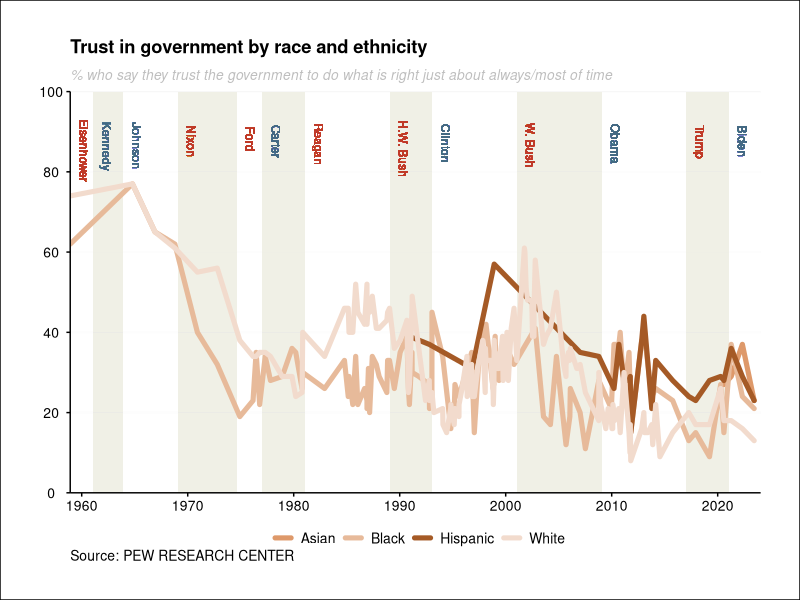
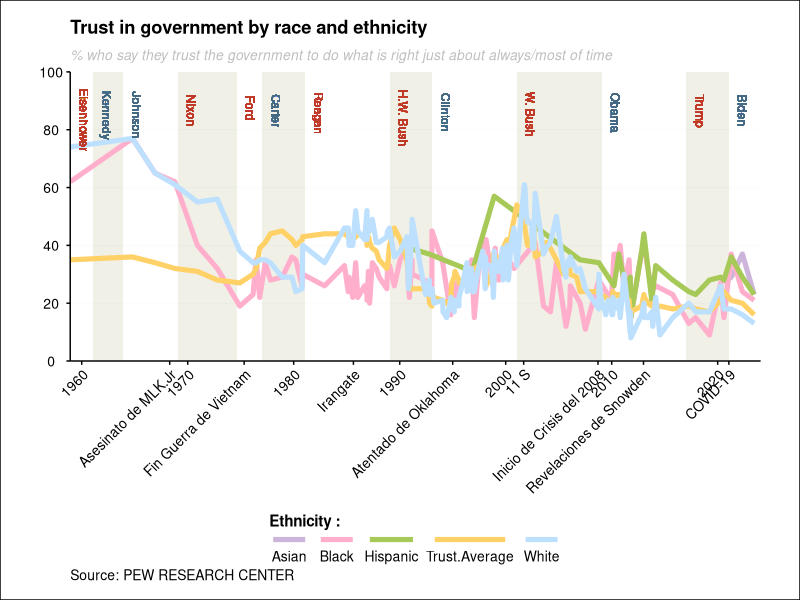
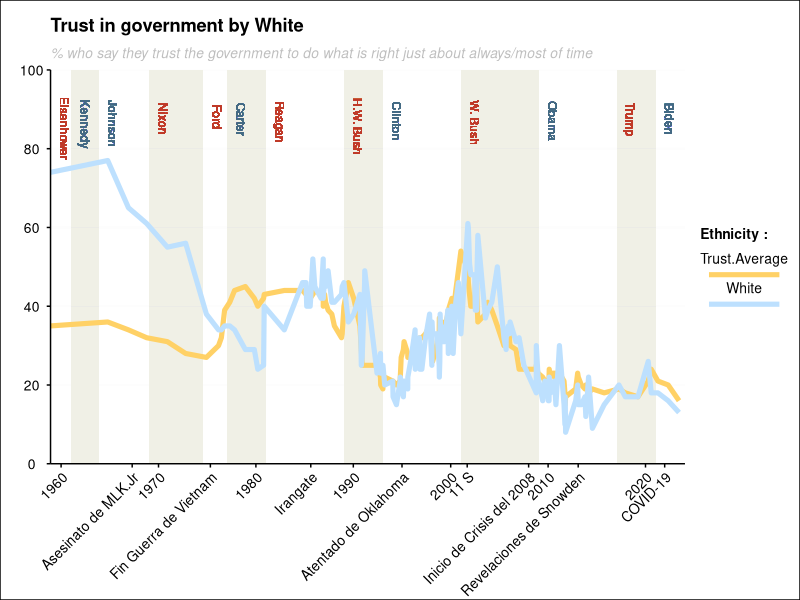
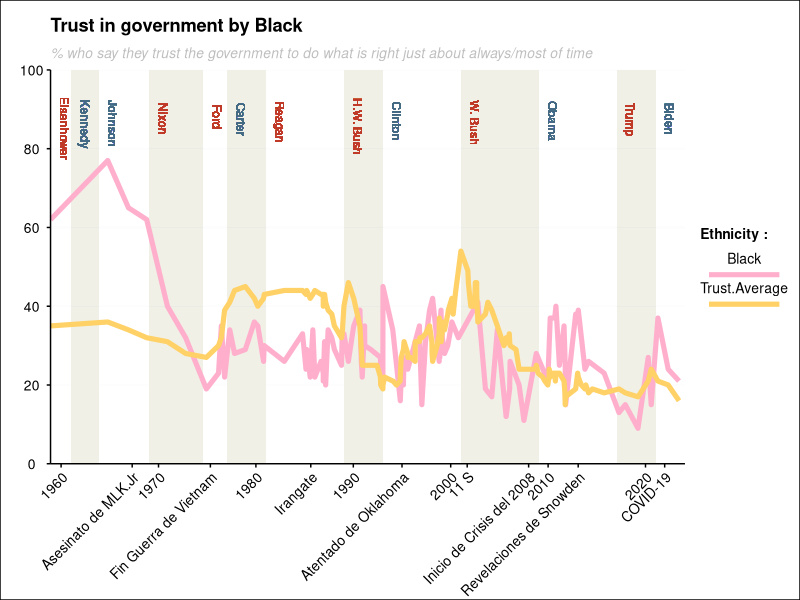
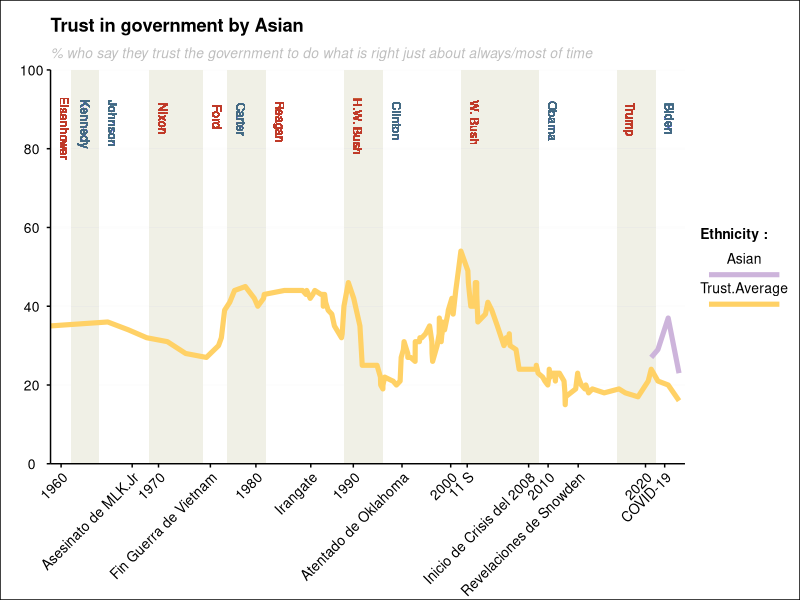
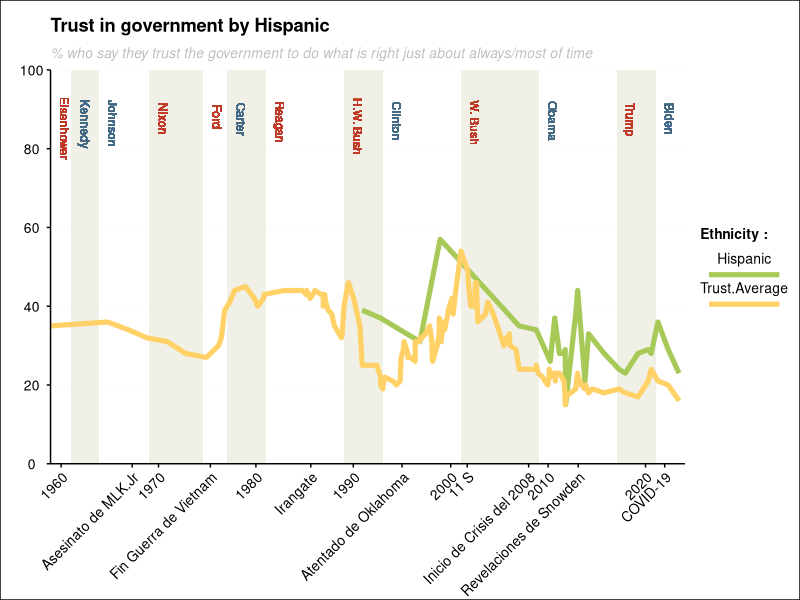
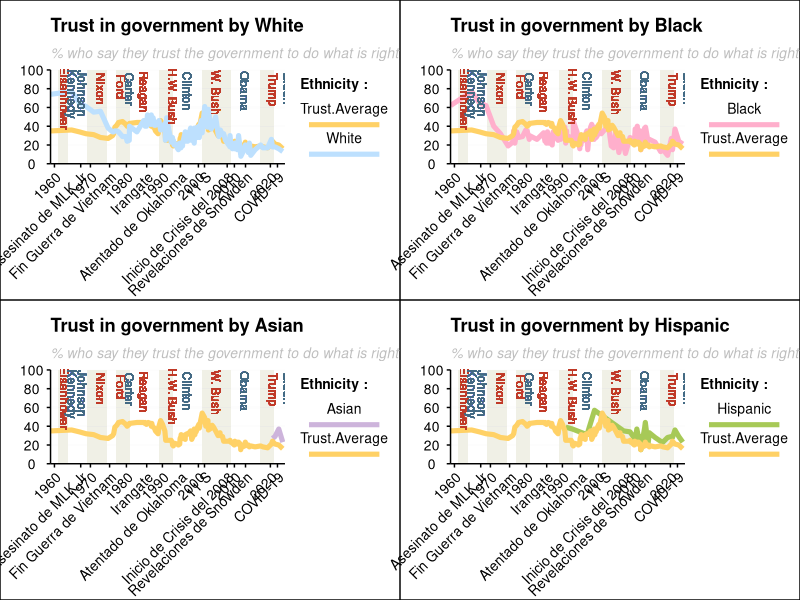

Reproduce these figures in R, in order.
## ---- chunk 1
knitr::opts_chunk$set(out.width="100%", fig.align="center")
## ---- chunk 2

library(ggplot2)
library(tidyverse)
library(readr)
library(gridExtra)
## ---- chunk 3
ideologi <- read_csv("database.csv")
#View(ideologi)
data.df <- data.frame(ideologi[1:150,1:6])
data.df$Date <- as.Date(data.df$Date, format = "%m/%d/%Y")
## ---- chunk 4
data.df <- data.df |>
  tidyr::pivot_longer(c(Hispanic, White, Asian, Black)) |> 
  na.omit()
data.df

## ---- chunk 5
years_to_highlight <- c(
  "1958-12-01",  # Dwight D. Eisenhower
  "1961-01-20",  # John F. Kennedy
  "1963-11-22",  # Asesinato de John F. Kennedy
  "1963-11-22",  # Lyndon B. Johnson asume la presidencia
  "1969-01-20",  # Richard Nixon
  "1974-08-09",  # Renuncia de Richard Nixon
  "1974-08-09",  # Gerald Ford asume la presidencia
  "1977-01-20",  # Jimmy Carter
  "1981-01-20",  # Ronald Reagan
  "1989-01-20",  # George H.W. Bush
  "1993-01-20",  # Bill Clinton
  "2001-01-20",  # George W. Bush
  "2009-01-20",  # Barack Obama
  "2017-01-20",  # Donald Trump
  "2021-01-20"   # Joe Biden
)

fechas_deseadas <- as.Date(c(
  "1960-01-01", "1970-01-01", "1980-01-01", "1990-01-01",
  "2000-01-01", "2010-01-01", "2020-01-01"
))
fechas_deseadas_df <- data.frame(Date = as.Date(fechas_deseadas))
## ---- chunk 6
j <- ggplot(data.df)+
  aes(Date, value, color=name)+
  geom_rect(
    aes(xmin = as.Date("1958-12-01"), xmax = as.Date("1961-01-20")),
    ymin = -Inf, ymax = Inf,
    fill = "white", alpha = 0.2,
    inherit.aes = FALSE
  ) +
  geom_rect(
    aes(xmin = as.Date("1961-01-20"), xmax = as.Date("1963-11-22")),
    ymin = -Inf, ymax = Inf,
    fill = "#F0F0E6", alpha = 0.1,
    inherit.aes = FALSE
  ) +
  geom_rect(
    aes(xmin = as.Date("1963-11-22"), xmax = as.Date("1969-01-20")),
    ymin = -Inf, ymax = Inf,
    fill = "white", alpha = 0.2,
    inherit.aes = FALSE
  ) +
  geom_rect(
    aes(xmin = as.Date("1969-01-20"), xmax = as.Date("1974-08-09")),
    ymin = -Inf, ymax = Inf,
    fill = "#F0F0E6", alpha = 0.1,
    inherit.aes = FALSE
  ) +
  geom_rect(
    aes(xmin = as.Date("1974-08-09"), xmax = as.Date("1977-01-20")),
    ymin = -Inf, ymax = Inf,
    fill = "white", alpha = 0.2,
    inherit.aes = FALSE
  ) +
  geom_rect(
    aes(xmin = as.Date("1977-01-20"), xmax = as.Date("1981-01-20")),
    ymin = -Inf, ymax = Inf,
    fill = "#F0F0E6", alpha = 0.1,
    inherit.aes = FALSE
  ) +
  geom_rect(
    aes(xmin = as.Date("1981-01-20"), xmax = as.Date("1989-01-20")),
    ymin = -Inf, ymax = Inf,
    fill = "white", alpha = 0.2,
    inherit.aes = FALSE
  ) +
  geom_rect(
    aes(xmin = as.Date("1989-01-20"), xmax = as.Date("1993-01-20")),
    ymin = -Inf, ymax = Inf,
    fill = "#F0F0E6", alpha = 0.1,
    inherit.aes = FALSE
  ) +
  geom_rect(
    aes(xmin = as.Date("1993-01-20"), xmax = as.Date("2001-01-20")),
    ymin = -Inf, ymax = Inf,
    fill = "white", alpha = 0.2,
    inherit.aes = FALSE
  ) + 
  geom_rect(
    aes(xmin = as.Date("2001-01-20"), xmax = as.Date("2009-01-20")),
    ymin = -Inf, ymax = Inf,
    fill = "#F0F0E6", alpha = 0.1,
    inherit.aes = FALSE
  ) +
  geom_rect(
    aes(xmin = as.Date("2009-01-20"), xmax = as.Date("2017-01-20")),
    ymin = -Inf, ymax = Inf,
    fill = "white", alpha = 0.2,
    inherit.aes = FALSE
  ) +
  geom_rect(
    aes(xmin = as.Date("2017-01-20"), xmax = as.Date("2021-01-20")),
    ymin = -Inf, ymax = Inf,
    fill = "#F0F0E6", alpha = 0.1,
    inherit.aes = FALSE
  ) +
  geom_rect(
    aes(xmin = as.Date("2021-01-20"), xmax = as.Date("2024-01-20")),
    ymin = -Inf, ymax = Inf,
    fill = "white", alpha = 0.2,
    inherit.aes = FALSE
  ) + geom_line(linetype="solid", size=1.75, alpha = 1, lineend= "round") +
  scale_color_manual(
    values = c( "Asian" = "#DE996A","White" = "#F2DBCD","Black" = "#E7BA9A","Hispanic" = "#A55A26"),
    name = ""
  )

## ---- chunk 7
j +
  labs(
    x = NULL,
    y =NULL,
    title = expression(paste(bold("Trust in government by race and ethnicity"))),
    subtitle = "% who say they trust the government to do what is right just about always/most of time",
    color = "Ethnicity:",
    caption = "Source: PEW RESEARCH CENTER") +
  scale_x_date(
    breaks = fechas_deseadas,
    labels = format(fechas_deseadas, "%Y"),
    expand = c(0.00, 0.00)  # Ajustar el espacio entre el eje y los extremos del gráfico
  ) +
  scale_y_continuous(
    limits = c(0, 100),
    breaks = seq(0, 100, by = 20),
    expand = c(0, 0)  # Ajustar el espacio entre el eje y los extremos del gráfico
  ) + 
  theme_minimal() +
  theme(
    plot.subtitle = element_text(size = 10, color = "grey", face = "italic"),
    plot.caption = element_text(hjust = 0, vjust = 0, color = "black", size = 10),
    legend.position = "bottom",
    legend.title = element_text(face = "bold"),
    legend.text = element_text(size = 10),
    legend.margin = margin(t = 0, b = -0.2, unit = "cm"),  # Ajuste de la posición vertical
    axis.line = element_line(size = 0.5, color = "black"),
    axis.text = element_text(size = 10, color = "black"),
    axis.title = element_text(size = 12, color = "black", face = "bold"),
    panel.grid.minor = element_blank(),
    panel.grid.major.x = element_blank(),
    axis.ticks.x = element_line(size = 0.5),
    axis.text.x = element_text(angle = 0, hjust = 0.5),  # Fondo del gráfico
    axis.ticks.y = element_line(size = 0.5),
    axis.text.y = element_text(angle = 0, hjust = 0.5),
    plot.background = element_rect(fill = "white"),
    plot.margin = margin(1, 1, 1, 1, "cm"),  # Añade márgenes alrededor del gráfico
    legend.key.width = unit(1, "cm"),  # Ajusta el ancho de la clave de la leyenda
    legend.key.height = unit(1, "cm"),  # Ajusta la altura de la clave de la leyenda
    legend.spacing = unit(0.5, "cm"),  # Ajusta el espacio entre las entradas de la leyenda
    legend.box.margin = margin(0, 0, 0, 0, "cm")   # Fondo del gráfico
  ) +
  guides(
    color = guide_legend(
      keywidth = 1, keyheight = 0.5,   # Ajustes de ancho y alto de las muestras de color
      label.position = "right",  # Coloca las etiquetas de la leyenda en la parte inferior
      ncol = 4  # Número de columnas en la leyenda
    )
  ) +
  geom_text(aes(x = as.Date("1958-12-01"), y = 90), label = "Eisenhower", vjust = -1, hjust = 0.2, size = 3, angle = -90, color = "#bf3927") +
  geom_text(aes(x = as.Date("1961-01-20"), y = 90), label = "Kennedy", vjust = -1, hjust = 0.2, size = 3, angle = -90, color = "#436983") +
  geom_text(aes(x = as.Date("1963-11-22"), y = 90), label = "Johnson", vjust = -1, hjust = 0.2, size = 3, angle = -90, color = "#436983") +
  geom_text(aes(x = as.Date("1969-01-20"), y = 90), label = "Nixon", vjust = -1, hjust = 0.2, size = 3, angle = -90, color = "#bf3927") +
  geom_text(aes(x = as.Date("1974-08-09"), y = 90), label = "Ford", vjust = -1, hjust = 0.2, size = 3, angle = -90, color = "#bf3927") +
  geom_text(aes(x = as.Date("1977-01-20"), y = 90), label = "Carter", vjust = -1, hjust = 0.2, size = 3, angle = -90, color = "#436983") +
  geom_text(aes(x = as.Date("1981-01-20"), y = 90), label = "Reagan", vjust = -1, hjust = 0.2, size = 3, angle = -90, color = "#bf3927") +
  geom_text(aes(x = as.Date("1989-01-20"), y = 90), label = "H.W. Bush", vjust = -1, hjust = 0.2, size = 3, angle = -90, color = "#bf3927") +
  geom_text(aes(x = as.Date("1993-01-20"), y = 90), label = "Clinton", vjust = -1, hjust = 0.2, size = 3, angle = -90, color = "#436983") +
  geom_text(aes(x = as.Date("2001-01-20"), y = 90), label = "W. Bush", vjust = -1, hjust = 0.2, size = 3, angle = -90, color = "#bf3927") +
  geom_text(aes(x = as.Date("2009-01-200"), y = 90), label = "Obama", vjust = -1, hjust = 0.2, size = 3, angle = -90, color = "#436983") +
  geom_text(aes(x = as.Date("2017-01-20"), y = 90), label = "Trump", vjust = -1, hjust = 0.2, size = 3, angle = -90, color = "#bf3927") +
  geom_text(aes(x = as.Date("2021-01-20"), y = 90), label = "Biden", vjust = -1, hjust = 0.2, size = 3, angle = -90, color = "#436983") 

## ---- chunk 8
#NECESIAMOS 1RO CARGAR LA BASE DE DATOS ORIGINAL SIN ESTAR MODIFICADA POR TIDYVERSE
ideologi <- read_csv("database.csv")
data.df <- data.frame(ideologi[1:150,1:6])
data.df$Date <- as.Date(data.df$Date, format = "%m/%d/%Y")

#CARGAMOS LA NUEVA BASE DE DATOS, LA CUAL TIENE LA MISMA ESTRUCUTURA
trust <- read_csv("./chart-export-cda90f7d-1ac9-45fd-99e1-ec61f808868b.csv")
trust.df <- data.frame(trust[1:150,1:4])

#AÑADIMOS LAS VARIABLES
data.df$Trust.Average <-trust.df$Trust.average
data.df$Date <- as.Date(data.df$Date, format = "%m/%d/%Y")

#VOLVEMOS A MODIFICARLA CON TIDYVERSE PARA OMITIR NA
data.df <- data.df |>
  tidyr::pivot_longer(c(Hispanic, White, Asian, Black, Trust.Average)) |> 
  na.omit()
data.df
## ---- chunk 9
j <- ggplot(data.df)+
  aes(Date, value, color=name)+
  geom_rect(
    aes(xmin = as.Date("1958-12-01"), xmax = as.Date("1961-01-20")),
    ymin = -Inf, ymax = Inf,
    fill = "white", alpha = 0.2,
    inherit.aes = FALSE
  ) +
  geom_rect(
    aes(xmin = as.Date("1961-01-20"), xmax = as.Date("1963-11-22")),
    ymin = -Inf, ymax = Inf,
    fill = "#F0F0E6", alpha = 0.1,
    inherit.aes = FALSE
  ) +
  geom_rect(
    aes(xmin = as.Date("1963-11-22"), xmax = as.Date("1969-01-20")),
    ymin = -Inf, ymax = Inf,
    fill = "white", alpha = 0.2,
    inherit.aes = FALSE
  ) +
  geom_rect(
    aes(xmin = as.Date("1969-01-20"), xmax = as.Date("1974-08-09")),
    ymin = -Inf, ymax = Inf,
    fill = "#F0F0E6", alpha = 0.1,
    inherit.aes = FALSE
  ) +
  geom_rect(
    aes(xmin = as.Date("1974-08-09"), xmax = as.Date("1977-01-20")),
    ymin = -Inf, ymax = Inf,
    fill = "white", alpha = 0.2,
    inherit.aes = FALSE
  ) +
  geom_rect(
    aes(xmin = as.Date("1977-01-20"), xmax = as.Date("1981-01-20")),
    ymin = -Inf, ymax = Inf,
    fill = "#F0F0E6", alpha = 0.1,
    inherit.aes = FALSE
  ) +
  geom_rect(
    aes(xmin = as.Date("1981-01-20"), xmax = as.Date("1989-01-20")),
    ymin = -Inf, ymax = Inf,
    fill = "white", alpha = 0.2,
    inherit.aes = FALSE
  ) +
  geom_rect(
    aes(xmin = as.Date("1989-01-20"), xmax = as.Date("1993-01-20")),
    ymin = -Inf, ymax = Inf,
    fill = "#F0F0E6", alpha = 0.1,
    inherit.aes = FALSE
  ) +
  geom_rect(
    aes(xmin = as.Date("1993-01-20"), xmax = as.Date("2001-01-20")),
    ymin = -Inf, ymax = Inf,
    fill = "white", alpha = 0.2,
    inherit.aes = FALSE
  ) + 
  geom_rect(
    aes(xmin = as.Date("2001-01-20"), xmax = as.Date("2009-01-20")),
    ymin = -Inf, ymax = Inf,
    fill = "#F0F0E6", alpha = 0.1,
    inherit.aes = FALSE
  ) +
  geom_rect(
    aes(xmin = as.Date("2009-01-20"), xmax = as.Date("2017-01-20")),
    ymin = -Inf, ymax = Inf,
    fill = "white", alpha = 0.2,
    inherit.aes = FALSE
  ) +
  geom_rect(
    aes(xmin = as.Date("2017-01-20"), xmax = as.Date("2021-01-20")),
    ymin = -Inf, ymax = Inf,
    fill = "#F0F0E6", alpha = 0.1,
    inherit.aes = FALSE
  ) +
  geom_rect(
    aes(xmin = as.Date("2021-01-20"), xmax = as.Date("2024-01-20")),
    ymin = -Inf, ymax = Inf,
    fill = "white", alpha = 0.2,
    inherit.aes = FALSE
  ) + 
  geom_line(linetype="solid", size=1.75, alpha = 1) +
  scale_color_manual(
    values = c( "Asian" = "#cdb4db","White" = "#bde0fe","Black" = "#ffafcc","Hispanic" = "#a7c957", "Trust.Average"= "#ffd166"),
    name = "Ethnicity : "
  )

## ---- chunk 10
j +
  labs(
    x = NULL,
    y =NULL,
    title = expression(paste(bold("Trust in government by race and ethnicity"))),
    subtitle = "% who say they trust the government to do what is right just about always/most of time",
    color = "Ethnicity:",
    caption = "Source: PEW RESEARCH CENTER") +
  scale_x_date(
    breaks = c(fechas_deseadas, as.Date("2001-09-11"), as.Date ("2021-01-20"), as.Date("2008-09-15"), as.Date("2013-01-01"), as.Date("1995-01-01"), as.Date("1975-04-30"), as.Date("1968-04-20"), as.Date("1985-08-20")),
    labels = c(format(fechas_deseadas, "%Y"), "11 S", "COVID-19", " Inicio de Crisis del 2008", "Revelaciones de Snowden", "Atentado de Oklahoma", "Fin Guerra de Vietnam", "Asesinato de MLK.Jr", "Irangate"),
    expand = c(0.00, 0.00), 
  )+ 
  scale_y_continuous(
    limits = c(0, 100),
    breaks = seq(0, 100, by = 20),
    expand = c(0, 0) 
  )+
  theme_minimal() +
theme(
  plot.subtitle = element_text(size = 10, color = "grey", face = "italic"),
  plot.caption = element_text(hjust = 0, vjust = 0, color = "black", size = 10),
  legend.position = "bottom",
  legend.title = element_text(face = "bold"),
  legend.text = element_text(size = 10),
  legend.margin = margin(t = 0, b = -0.2, unit = "cm"),  
  axis.line = element_line(size = 0.5, color = "black"),
  axis.text = element_text(size = 10, color = "black"),
  axis.title = element_text(size = 12, color = "black", face = "bold"),
  panel.grid.minor = element_blank(),
  panel.grid.major.x = element_blank(),
  axis.ticks.x = element_line(size = 0.5),
  axis.text.x = element_text(angle = 45, hjust = 1),  
  axis.ticks.y = element_line(size = 0.5),
  axis.text.y = element_text(angle = 0, hjust = 0.5),
  plot.background = element_rect(fill = "white"),
  plot.margin = margin(0.5, 1, 0.5, 1, "cm"),  # Añade márgenes alrededor del gráfico
  legend.key.width = unit(1, "cm"),  # Ajusta el ancho de la clave de la leyenda
  legend.key.height = unit(1, "cm"),  # Ajusta la altura de la clave de la leyenda
  legend.spacing = unit(0.5, "cm"),  # Ajusta el espacio entre las entradas de la leyenda
  legend.box.margin = margin(0, 0, 0, 0, "cm") # Fondo del gráfico
)+
  guides(
    color = guide_legend(
      keywidth = 2, keyheight = 0.2,  # Ajustes de ancho y alto de las muestras de color
      title.position = "top",  # Coloca el título de la leyenda en la parte superior
      label.position = "bottom",  # Coloca las etiquetas de la leyenda en la parte inferior
      ncol = 5  # Número de columnas en la leyenda
    )
  ) +
  geom_text(aes(x = as.Date("1958-12-01"), y = 90), label = "Eisenhower", vjust = -1, hjust = 0.2, size = 3, angle = -90, color = "#bf3927") +
  geom_text(aes(x = as.Date("1961-01-20"), y = 90), label = "Kennedy", vjust = -1, hjust = 0.2, size = 3, angle = -90, color = "#436983") +
  geom_text(aes(x = as.Date("1963-11-22"), y = 90), label = "Johnson", vjust = -1, hjust = 0.2, size = 3, angle = -90, color = "#436983") +
  geom_text(aes(x = as.Date("1969-01-20"), y = 90), label = "Nixon", vjust = -1, hjust = 0.2, size = 3, angle = -90, color = "#bf3927") +
  geom_text(aes(x = as.Date("1974-08-09"), y = 90), label = "Ford", vjust = -1, hjust = 0.2, size = 3, angle = -90, color = "#bf3927") +
  geom_text(aes(x = as.Date("1977-01-20"), y = 90), label = "Carter", vjust = -1, hjust = 0.2, size = 3, angle = -90, color = "#436983") +
  geom_text(aes(x = as.Date("1981-01-20"), y = 90), label = "Reagan", vjust = -1, hjust = 0.2, size = 3, angle = -90, color = "#bf3927") +
  geom_text(aes(x = as.Date("1989-01-20"), y = 90), label = "H.W. Bush", vjust = -1, hjust = 0.2, size = 3, angle = -90, color = "#bf3927") +
  geom_text(aes(x = as.Date("1993-01-20"), y = 90), label = "Clinton", vjust = -1, hjust = 0.2, size = 3, angle = -90, color = "#436983") +
  geom_text(aes(x = as.Date("2001-01-20"), y = 90), label = "W. Bush", vjust = -1, hjust = 0.2, size = 3, angle = -90, color = "#bf3927") +
  geom_text(aes(x = as.Date("2009-01-20"), y = 90), label = "Obama", vjust = -1, hjust = 0.2, size = 3, angle = -90, color = "#436983") +
  geom_text(aes(x = as.Date("2017-01-20"), y = 90), label = "Trump", vjust = -1, hjust = 0.2, size = 3, angle = -90, color = "#bf3927") +
  geom_text(aes(x = as.Date("2021-01-20"), y = 90), label = "Biden", vjust = -1, hjust = 0.2, size = 3, angle = -90, color = "#436983")
  

## ---- chunk 11
White <-  ggplot(data.df[data.df$name %in% c("White", "Trust.Average"),])+
  aes(Date, value, color=name)+
  geom_rect(
    aes(xmin = as.Date("1958-12-01"), xmax = as.Date("1961-01-20")),
    ymin = -Inf, ymax = Inf,
    fill = "white", alpha = 0.2,
    inherit.aes = FALSE
  ) +
  geom_rect(
    aes(xmin = as.Date("1961-01-20"), xmax = as.Date("1963-11-22")),
    ymin = -Inf, ymax = Inf,
    fill = "#F0F0E6", alpha = 0.1,
    inherit.aes = FALSE
  ) +
  geom_rect(
    aes(xmin = as.Date("1963-11-22"), xmax = as.Date("1969-01-20")),
    ymin = -Inf, ymax = Inf,
    fill = "white", alpha = 0.2,
    inherit.aes = FALSE
  ) +
  geom_rect(
    aes(xmin = as.Date("1969-01-20"), xmax = as.Date("1974-08-09")),
    ymin = -Inf, ymax = Inf,
    fill = "#F0F0E6", alpha = 0.1,
    inherit.aes = FALSE
  ) +
  geom_rect(
    aes(xmin = as.Date("1974-08-09"), xmax = as.Date("1977-01-20")),
    ymin = -Inf, ymax = Inf,
    fill = "white", alpha = 0.2,
    inherit.aes = FALSE
  ) +
  geom_rect(
    aes(xmin = as.Date("1977-01-20"), xmax = as.Date("1981-01-20")),
    ymin = -Inf, ymax = Inf,
    fill = "#F0F0E6", alpha = 0.1,
    inherit.aes = FALSE
  ) +
  geom_rect(
    aes(xmin = as.Date("1981-01-20"), xmax = as.Date("1989-01-20")),
    ymin = -Inf, ymax = Inf,
    fill = "white", alpha = 0.2,
    inherit.aes = FALSE
  ) +
  geom_rect(
    aes(xmin = as.Date("1989-01-20"), xmax = as.Date("1993-01-20")),
    ymin = -Inf, ymax = Inf,
    fill = "#F0F0E6", alpha = 0.1,
    inherit.aes = FALSE
  ) +
  geom_rect(
    aes(xmin = as.Date("1993-01-20"), xmax = as.Date("2001-01-20")),
    ymin = -Inf, ymax = Inf,
    fill = "white", alpha = 0.2,
    inherit.aes = FALSE
  ) + 
  geom_rect(
    aes(xmin = as.Date("2001-01-20"), xmax = as.Date("2009-01-20")),
    ymin = -Inf, ymax = Inf,
    fill = "#F0F0E6", alpha = 0.1,
    inherit.aes = FALSE
  ) +
  geom_rect(
    aes(xmin = as.Date("2009-01-20"), xmax = as.Date("2017-01-20")),
    ymin = -Inf, ymax = Inf,
    fill = "white", alpha = 0.2,
    inherit.aes = FALSE
  ) +
  geom_rect(
    aes(xmin = as.Date("2017-01-20"), xmax = as.Date("2021-01-20")),
    ymin = -Inf, ymax = Inf,
    fill = "#F0F0E6", alpha = 0.1,
    inherit.aes = FALSE
  ) +
  geom_rect(
    aes(xmin = as.Date("2021-01-20"), xmax = as.Date("2024-01-20")),
    ymin = -Inf, ymax = Inf,
    fill = "white", alpha = 0.2,
    inherit.aes = FALSE
  ) + 
  geom_line(linetype="solid", size=1.75, alpha = 1) +
  scale_color_manual(
    values = c("White" = "#bde0fe", "Trust.Average"= "#ffd166"),
    name = "Ethnicity : "
  )  +
  labs(
    x = NULL,
    y =NULL,
    title = expression(paste(bold("Trust in government by White"))),
    subtitle = "% who say they trust the government to do what is right just about always/most of time",
    color = "Ethnicity:")+
  scale_x_date(
    breaks = c(fechas_deseadas, as.Date("2001-09-11"), as.Date ("2021-12-20"), as.Date("2008-01-01"), as.Date("2013-02-02"), as.Date("1995-01-01"), as.Date("1975-04-30"), as.Date("1967-04-20"), as.Date("1985-08-20")),
    labels = c(format(fechas_deseadas, "%Y"), "11 S", "COVID-19", " Inicio de Crisis del 2008", "Revelaciones de Snowden", "Atentado de Oklahoma", "Fin Guerra de Vietnam", "Asesinato de MLK.Jr", "Irangate"),
    expand = c(0.00, 0.00), 
  )+ 
  scale_y_continuous(
    limits = c(0, 100),
    breaks = seq(0, 100, by = 20),
    expand = c(0, 0)  # Ajustar el espacio entre el eje y los extremos del gráfico
  )+
  theme_minimal() +
  theme(
    plot.subtitle = element_text(size = 10, color = "grey", face = "italic"),
    plot.caption = element_text(hjust = 0, vjust = 0, color = "black", size = 10),
    legend.position = "right",
    legend.title = element_text(face = "bold", size = 10),
    legend.text = element_text(size = 10),
    legend.margin = margin(t = 0, r=-0.2, b = 0, unit = "cm"),  # Ajuste de la posición vertical
    axis.line = element_line(size = 0.5, color = "black"),
    axis.text = element_text(size = 10, color = "black"),
    axis.title = element_text(size = 12, color = "black", face = "bold"),
    panel.grid.minor = element_blank(),
    panel.grid.major.x = element_blank(),
    axis.ticks.x = element_line(size = 0.5),
    axis.ticks.y = element_line(size = 0.5),
    axis.text.x = element_text(angle = 45, hjust = 1),
    axis.text.y = element_text(angle = 0, hjust = 0.5),
    plot.background = element_rect(fill = "white"),
    plot.margin = margin(t=0.45, r= 0.5, b=0, l= 0.5, "cm"),  # Añade márgenes alrededor del gráfico
    legend.key.width = unit(1, "cm"),  # Ajusta el ancho de la clave de la leyenda
    legend.key.height = unit(1, "cm"),  # Ajusta la altura de la clave de la leyenda
    legend.spacing = unit(0.5, "cm"),  # Ajusta el espacio entre las entradas de la leyenda
    legend.box.margin = margin(0, 0, 0, 0, "cm"),
  )+
  guides(
    color = guide_legend(
      keywidth = 2, keyheight = 0.2,  # Ajustes de ancho y alto de las muestras de color
      title.position = "top",  # Coloca el título de la leyenda en la parte superior
      label.position = "top",  # Coloca las etiquetas de la leyenda en la parte inferior
      ncol = 1 # Número de columnas en la leyenda
    )
  ) +
  geom_text(aes(x = as.Date("1958-12-01"), y = 90), label = "Eisenhower", vjust = -1, hjust = 0.2, size = 3, angle = -90, color = "#bf3927") +
  geom_text(aes(x = as.Date("1961-01-20"), y = 90), label = "Kennedy", vjust = -1, hjust = 0.2, size = 3, angle = -90, color = "#436983") +
  geom_text(aes(x = as.Date("1963-11-22"), y = 90), label = "Johnson", vjust = -1, hjust = 0.2, size = 3, angle = -90, color = "#436983") +
  geom_text(aes(x = as.Date("1969-01-20"), y = 90), label = "Nixon", vjust = -1, hjust = 0.2, size = 3, angle = -90, color = "#bf3927") +
  geom_text(aes(x = as.Date("1974-08-09"), y = 90), label = "Ford", vjust = -1, hjust = 0.2, size = 3, angle = -90, color = "#bf3927") +
  geom_text(aes(x = as.Date("1977-01-20"), y = 90), label = "Carter", vjust = -1, hjust = 0.2, size = 3, angle = -90, color = "#436983") +
  geom_text(aes(x = as.Date("1981-01-20"), y = 90), label = "Reagan", vjust = -1, hjust = 0.2, size = 3, angle = -90, color = "#bf3927") +
  geom_text(aes(x = as.Date("1989-01-20"), y = 90), label = "H.W. Bush", vjust = -1, hjust = 0.2, size = 3, angle = -90, color = "#bf3927") +
  geom_text(aes(x = as.Date("1993-01-20"), y = 90), label = "Clinton", vjust = -1, hjust = 0.2, size = 3, angle = -90, color = "#436983") +
  geom_text(aes(x = as.Date("2001-01-20"), y = 90), label = "W. Bush", vjust = -1, hjust = 0.2, size = 3, angle = -90, color = "#bf3927") +
  geom_text(aes(x = as.Date("2009-01-20"), y = 90), label = "Obama", vjust = -1, hjust = 0.2, size = 3, angle = -90, color = "#436983") +
  geom_text(aes(x = as.Date("2017-01-20"), y = 90), label = "Trump", vjust = -1, hjust = 0.2, size = 3, angle = -90, color = "#bf3927") +
  geom_text(aes(x = as.Date("2021-01-20"), y = 90), label = "Biden", vjust = -1, hjust = 0.2, size = 3, angle = -90, color = "#436983")
White
## ---- chunk 12
Black <-  ggplot(data.df[data.df$name %in% c("Black", "Trust.Average"),])+
  aes(Date, value, color=name)+
  geom_rect(
    aes(xmin = as.Date("1958-12-01"), xmax = as.Date("1961-01-20")),
    ymin = -Inf, ymax = Inf,
    fill = "white", alpha = 0.2,
    inherit.aes = FALSE
  ) +
  geom_rect(
    aes(xmin = as.Date("1961-01-20"), xmax = as.Date("1963-11-22")),
    ymin = -Inf, ymax = Inf,
    fill = "#F0F0E6", alpha = 0.1,
    inherit.aes = FALSE
  ) +
  geom_rect(
    aes(xmin = as.Date("1963-11-22"), xmax = as.Date("1969-01-20")),
    ymin = -Inf, ymax = Inf,
    fill = "white", alpha = 0.2,
    inherit.aes = FALSE
  ) +
  geom_rect(
    aes(xmin = as.Date("1969-01-20"), xmax = as.Date("1974-08-09")),
    ymin = -Inf, ymax = Inf,
    fill = "#F0F0E6", alpha = 0.1,
    inherit.aes = FALSE
  ) +
  geom_rect(
    aes(xmin = as.Date("1974-08-09"), xmax = as.Date("1977-01-20")),
    ymin = -Inf, ymax = Inf,
    fill = "white", alpha = 0.2,
    inherit.aes = FALSE
  ) +
  geom_rect(
    aes(xmin = as.Date("1977-01-20"), xmax = as.Date("1981-01-20")),
    ymin = -Inf, ymax = Inf,
    fill = "#F0F0E6", alpha = 0.1,
    inherit.aes = FALSE
  ) +
  geom_rect(
    aes(xmin = as.Date("1981-01-20"), xmax = as.Date("1989-01-20")),
    ymin = -Inf, ymax = Inf,
    fill = "white", alpha = 0.2,
    inherit.aes = FALSE
  ) +
  geom_rect(
    aes(xmin = as.Date("1989-01-20"), xmax = as.Date("1993-01-20")),
    ymin = -Inf, ymax = Inf,
    fill = "#F0F0E6", alpha = 0.1,
    inherit.aes = FALSE
  ) +
  geom_rect(
    aes(xmin = as.Date("1993-01-20"), xmax = as.Date("2001-01-20")),
    ymin = -Inf, ymax = Inf,
    fill = "white", alpha = 0.2,
    inherit.aes = FALSE
  ) + 
  geom_rect(
    aes(xmin = as.Date("2001-01-20"), xmax = as.Date("2009-01-20")),
    ymin = -Inf, ymax = Inf,
    fill = "#F0F0E6", alpha = 0.1,
    inherit.aes = FALSE
  ) +
  geom_rect(
    aes(xmin = as.Date("2009-01-20"), xmax = as.Date("2017-01-20")),
    ymin = -Inf, ymax = Inf,
    fill = "white", alpha = 0.2,
    inherit.aes = FALSE
  ) +
  geom_rect(
    aes(xmin = as.Date("2017-01-20"), xmax = as.Date("2021-01-20")),
    ymin = -Inf, ymax = Inf,
    fill = "#F0F0E6", alpha = 0.1,
    inherit.aes = FALSE
  ) +
  geom_rect(
    aes(xmin = as.Date("2021-01-20"), xmax = as.Date("2024-01-20")),
    ymin = -Inf, ymax = Inf,
    fill = "white", alpha = 0.2,
    inherit.aes = FALSE
  ) + 
  geom_line(linetype="solid", size=1.75, alpha = 1) +
  scale_color_manual(
    values = c("Black" = "#ffafcc", "Trust.Average"= "#ffd166"),
    name = "Ethnicity : "
  ) +
  labs(
    x = NULL,
    y =NULL,
    title = expression(paste(bold("Trust in government by Black"))),
    subtitle = "% who say they trust the government to do what is right just about always/most of time",
    color = "Ethnicity:")+
  scale_x_date(
    breaks = c(fechas_deseadas, as.Date("2001-09-11"), as.Date ("2021-12-20"), as.Date("2008-01-01"), as.Date("2013-02-02"), as.Date("1995-01-01"), as.Date("1975-04-30"), as.Date("1967-04-20"), as.Date("1985-08-20")),
    labels = c(format(fechas_deseadas, "%Y"), "11 S", "COVID-19", " Inicio de Crisis del 2008", "Revelaciones de Snowden", "Atentado de Oklahoma", "Fin Guerra de Vietnam", "Asesinato de MLK.Jr", "Irangate"),
    expand = c(0.00, 0.00), 
  )+ 
  scale_y_continuous(
    limits = c(0, 100),
    breaks = seq(0, 100, by = 20),
    expand = c(0, 0)  # Ajustar el espacio entre el eje y los extremos del gráfico
  )+
  theme_minimal() +
  theme(
    plot.subtitle = element_text(size = 10, color = "grey", face = "italic"),
    plot.caption = element_text(hjust = 0, vjust = 0, color = "black", size = 10),
    legend.position = "right",
    legend.title = element_text(face = "bold", size = 10),
    legend.text = element_text(size = 10),
    legend.margin = margin(t = 0, r=-0.2, b = 0, unit = "cm"),  # Ajuste de la posición vertical
    axis.line = element_line(size = 0.5, color = "black"),
    axis.text = element_text(size = 10, color = "black"),
    axis.title = element_text(size = 12, color = "black", face = "bold"),
    panel.grid.minor = element_blank(),
    panel.grid.major.x = element_blank(),
    axis.ticks.x = element_line(size = 0.5),
    axis.ticks.y = element_line(size = 0.5),
    axis.text.x = element_text(angle = 45, hjust = 1),
    axis.text.y = element_text(angle = 0, hjust = 0.5),
    plot.background = element_rect(fill = "white"),
    plot.margin = margin(t=0.45, r= 0.5, b=0, l= 0.5, "cm"),  # Añade márgenes alrededor del gráfico
    legend.key.width = unit(1, "cm"),  # Ajusta el ancho de la clave de la leyenda
    legend.key.height = unit(1, "cm"),  # Ajusta la altura de la clave de la leyenda
    legend.spacing = unit(0.5, "cm"),  # Ajusta el espacio entre las entradas de la leyenda
    legend.box.margin = margin(0, 0, 0, 0, "cm"),
  )+
  guides(
    color = guide_legend(
      keywidth = 2, keyheight = 0.2,  # Ajustes de ancho y alto de las muestras de color
      title.position = "top",  # Coloca el título de la leyenda en la parte superior
      label.position = "top",  # Coloca las etiquetas de la leyenda en la parte inferior
      ncol = 1 # Número de columnas en la leyenda
    )
  ) +
  geom_text(aes(x = as.Date("1958-12-01"), y = 90), label = "Eisenhower", vjust = -1, hjust = 0.2, size = 3, angle = -90, color = "#bf3927") +
  geom_text(aes(x = as.Date("1961-01-20"), y = 90), label = "Kennedy", vjust = -1, hjust = 0.2, size = 3, angle = -90, color = "#436983") +
  geom_text(aes(x = as.Date("1963-11-22"), y = 90), label = "Johnson", vjust = -1, hjust = 0.2, size = 3, angle = -90, color = "#436983") +
  geom_text(aes(x = as.Date("1969-01-20"), y = 90), label = "Nixon", vjust = -1, hjust = 0.2, size = 3, angle = -90, color = "#bf3927") +
  geom_text(aes(x = as.Date("1974-08-09"), y = 90), label = "Ford", vjust = -1, hjust = 0.2, size = 3, angle = -90, color = "#bf3927") +
  geom_text(aes(x = as.Date("1977-01-20"), y = 90), label = "Carter", vjust = -1, hjust = 0.2, size = 3, angle = -90, color = "#436983") +
  geom_text(aes(x = as.Date("1981-01-20"), y = 90), label = "Reagan", vjust = -1, hjust = 0.2, size = 3, angle = -90, color = "#bf3927") +
  geom_text(aes(x = as.Date("1989-01-20"), y = 90), label = "H.W. Bush", vjust = -1, hjust = 0.2, size = 3, angle = -90, color = "#bf3927") +
  geom_text(aes(x = as.Date("1993-01-20"), y = 90), label = "Clinton", vjust = -1, hjust = 0.2, size = 3, angle = -90, color = "#436983") +
  geom_text(aes(x = as.Date("2001-01-20"), y = 90), label = "W. Bush", vjust = -1, hjust = 0.2, size = 3, angle = -90, color = "#bf3927") +
  geom_text(aes(x = as.Date("2009-01-20"), y = 90), label = "Obama", vjust = -1, hjust = 0.2, size = 3, angle = -90, color = "#436983") +
  geom_text(aes(x = as.Date("2017-01-20"), y = 90), label = "Trump", vjust = -1, hjust = 0.2, size = 3, angle = -90, color = "#bf3927") +
  geom_text(aes(x = as.Date("2021-01-20"), y = 90), label = "Biden", vjust = -1, hjust = 0.2, size = 3, angle = -90, color = "#436983")
Black
## ---- chunk 13
Asian <-  ggplot(data.df[data.df$name %in% c("Asian", "Trust.Average"),])+
  aes(Date, value, color=name)+
  geom_rect(
    aes(xmin = as.Date("1958-12-01"), xmax = as.Date("1961-01-20")),
    ymin = -Inf, ymax = Inf,
    fill = "white", alpha = 0.2,
    inherit.aes = FALSE
  ) +
  geom_rect(
    aes(xmin = as.Date("1961-01-20"), xmax = as.Date("1963-11-22")),
    ymin = -Inf, ymax = Inf,
    fill = "#F0F0E6", alpha = 0.1,
    inherit.aes = FALSE
  ) +
  geom_rect(
    aes(xmin = as.Date("1963-11-22"), xmax = as.Date("1969-01-20")),
    ymin = -Inf, ymax = Inf,
    fill = "white", alpha = 0.2,
    inherit.aes = FALSE
  ) +
  geom_rect(
    aes(xmin = as.Date("1969-01-20"), xmax = as.Date("1974-08-09")),
    ymin = -Inf, ymax = Inf,
    fill = "#F0F0E6", alpha = 0.1,
    inherit.aes = FALSE
  ) +
  geom_rect(
    aes(xmin = as.Date("1974-08-09"), xmax = as.Date("1977-01-20")),
    ymin = -Inf, ymax = Inf,
    fill = "white", alpha = 0.2,
    inherit.aes = FALSE
  ) +
  geom_rect(
    aes(xmin = as.Date("1977-01-20"), xmax = as.Date("1981-01-20")),
    ymin = -Inf, ymax = Inf,
    fill = "#F0F0E6", alpha = 0.1,
    inherit.aes = FALSE
  ) +
  geom_rect(
    aes(xmin = as.Date("1981-01-20"), xmax = as.Date("1989-01-20")),
    ymin = -Inf, ymax = Inf,
    fill = "white", alpha = 0.2,
    inherit.aes = FALSE
  ) +
  geom_rect(
    aes(xmin = as.Date("1989-01-20"), xmax = as.Date("1993-01-20")),
    ymin = -Inf, ymax = Inf,
    fill = "#F0F0E6", alpha = 0.1,
    inherit.aes = FALSE
  ) +
  geom_rect(
    aes(xmin = as.Date("1993-01-20"), xmax = as.Date("2001-01-20")),
    ymin = -Inf, ymax = Inf,
    fill = "white", alpha = 0.2,
    inherit.aes = FALSE
  ) + 
  geom_rect(
    aes(xmin = as.Date("2001-01-20"), xmax = as.Date("2009-01-20")),
    ymin = -Inf, ymax = Inf,
    fill = "#F0F0E6", alpha = 0.1,
    inherit.aes = FALSE
  ) +
  geom_rect(
    aes(xmin = as.Date("2009-01-20"), xmax = as.Date("2017-01-20")),
    ymin = -Inf, ymax = Inf,
    fill = "white", alpha = 0.2,
    inherit.aes = FALSE
  ) +
  geom_rect(
    aes(xmin = as.Date("2017-01-20"), xmax = as.Date("2021-01-20")),
    ymin = -Inf, ymax = Inf,
    fill = "#F0F0E6", alpha = 0.1,
    inherit.aes = FALSE
  ) +
  geom_rect(
    aes(xmin = as.Date("2021-01-20"), xmax = as.Date("2024-01-20")),
    ymin = -Inf, ymax = Inf,
    fill = "white", alpha = 0.2,
    inherit.aes = FALSE
  ) + 
  geom_line(linetype="solid", size=1.75, alpha = 1) +
  scale_color_manual(
    values = c("Asian" = "#cdb4db", "Trust.Average"= "#ffd166"),
    name = "Ethnicity : "
  )  +
  labs(
    x = NULL,
    y =NULL,
    title = expression(paste(bold("Trust in government by Asian"))),
    subtitle = "% who say they trust the government to do what is right just about always/most of time",
    color = "Ethnicity:")+
  scale_x_date(
    breaks = c(fechas_deseadas, as.Date("2001-09-11"), as.Date ("2021-12-20"), as.Date("2008-01-01"), as.Date("2013-02-02"), as.Date("1995-01-01"), as.Date("1975-04-30"), as.Date("1967-04-20"), as.Date("1985-08-20")),
    labels = c(format(fechas_deseadas, "%Y"), "11 S", "COVID-19", " Inicio de Crisis del 2008", "Revelaciones de Snowden", "Atentado de Oklahoma", "Fin Guerra de Vietnam", "Asesinato de MLK.Jr", "Irangate"),
    expand = c(0.00, 0.00), 
  )+ 
  scale_y_continuous(
    limits = c(0, 100),
    breaks = seq(0, 100, by = 20),
    expand = c(0, 0)  # Ajustar el espacio entre el eje y los extremos del gráfico
  )+
  theme_minimal() +
  theme(
    plot.subtitle = element_text(size = 10, color = "grey", face = "italic"),
    plot.caption = element_text(hjust = 0, vjust = 0, color = "black", size = 10),
    legend.position = "right",
    legend.title = element_text(face = "bold", size = 10),
    legend.text = element_text(size = 10),
    legend.margin = margin(t = 0, r=-0.2, b = 0, unit = "cm"),  # Ajuste de la posición vertical
    axis.line = element_line(size = 0.5, color = "black"),
    axis.text = element_text(size = 10, color = "black"),
    axis.title = element_text(size = 12, color = "black", face = "bold"),
    panel.grid.minor = element_blank(),
    panel.grid.major.x = element_blank(),
    axis.ticks.x = element_line(size = 0.5),
    axis.ticks.y = element_line(size = 0.5),
    axis.text.x = element_text(angle = 45, hjust = 1),
    axis.text.y = element_text(angle = 0, hjust = 0.5),
    plot.background = element_rect(fill = "white"),
    plot.margin = margin(t=0.45, r= 0.5, b=0, l= 0.5, "cm"),  # Añade márgenes alrededor del gráfico
    legend.key.width = unit(1, "cm"),  # Ajusta el ancho de la clave de la leyenda
    legend.key.height = unit(1, "cm"),  # Ajusta la altura de la clave de la leyenda
    legend.spacing = unit(0.5, "cm"),  # Ajusta el espacio entre las entradas de la leyenda
    legend.box.margin = margin(0, 0, 0, 0, "cm"),
  )+
  guides(
    color = guide_legend(
      keywidth = 2, keyheight = 0.2,  # Ajustes de ancho y alto de las muestras de color
      title.position = "top",  # Coloca el título de la leyenda en la parte superior
      label.position = "top",  # Coloca las etiquetas de la leyenda en la parte inferior
      ncol = 1 # Número de columnas en la leyenda
    )
  ) +
  geom_text(aes(x = as.Date("1958-12-01"), y = 90), label = "Eisenhower", vjust = -1, hjust = 0.2, size = 3, angle = -90, color = "#bf3927") +
  geom_text(aes(x = as.Date("1961-01-20"), y = 90), label = "Kennedy", vjust = -1, hjust = 0.2, size = 3, angle = -90, color = "#436983") +
  geom_text(aes(x = as.Date("1963-11-22"), y = 90), label = "Johnson", vjust = -1, hjust = 0.2, size = 3, angle = -90, color = "#436983") +
  geom_text(aes(x = as.Date("1969-01-20"), y = 90), label = "Nixon", vjust = -1, hjust = 0.2, size = 3, angle = -90, color = "#bf3927") +
  geom_text(aes(x = as.Date("1974-08-09"), y = 90), label = "Ford", vjust = -1, hjust = 0.2, size = 3, angle = -90, color = "#bf3927") +
  geom_text(aes(x = as.Date("1977-01-20"), y = 90), label = "Carter", vjust = -1, hjust = 0.2, size = 3, angle = -90, color = "#436983") +
  geom_text(aes(x = as.Date("1981-01-20"), y = 90), label = "Reagan", vjust = -1, hjust = 0.2, size = 3, angle = -90, color = "#bf3927") +
  geom_text(aes(x = as.Date("1989-01-20"), y = 90), label = "H.W. Bush", vjust = -1, hjust = 0.2, size = 3, angle = -90, color = "#bf3927") +
  geom_text(aes(x = as.Date("1993-01-20"), y = 90), label = "Clinton", vjust = -1, hjust = 0.2, size = 3, angle = -90, color = "#436983") +
  geom_text(aes(x = as.Date("2001-01-20"), y = 90), label = "W. Bush", vjust = -1, hjust = 0.2, size = 3, angle = -90, color = "#bf3927") +
  geom_text(aes(x = as.Date("2009-01-20"), y = 90), label = "Obama", vjust = -1, hjust = 0.2, size = 3, angle = -90, color = "#436983") +
  geom_text(aes(x = as.Date("2017-01-20"), y = 90), label = "Trump", vjust = -1, hjust = 0.2, size = 3, angle = -90, color = "#bf3927") +
  geom_text(aes(x = as.Date("2021-01-20"), y = 90), label = "Biden", vjust = -1, hjust = 0.2, size = 3, angle = -90, color = "#436983")
Asian

## ---- chunk 14
Hispanic <-  ggplot(data.df[data.df$name %in% c("Hispanic", "Trust.Average"),])+
  aes(Date, value, color=name)+
  geom_rect(
    aes(xmin = as.Date("1958-12-01"), xmax = as.Date("1961-01-20")),
    ymin = -Inf, ymax = Inf,
    fill = "white", alpha = 0.2,
    inherit.aes = FALSE
  ) +
  geom_rect(
    aes(xmin = as.Date("1961-01-20"), xmax = as.Date("1963-11-22")),
    ymin = -Inf, ymax = Inf,
    fill = "#F0F0E6", alpha = 0.1,
    inherit.aes = FALSE
  ) +
  geom_rect(
    aes(xmin = as.Date("1963-11-22"), xmax = as.Date("1969-01-20")),
    ymin = -Inf, ymax = Inf,
    fill = "white", alpha = 0.2,
    inherit.aes = FALSE
  ) +
  geom_rect(
    aes(xmin = as.Date("1969-01-20"), xmax = as.Date("1974-08-09")),
    ymin = -Inf, ymax = Inf,
    fill = "#F0F0E6", alpha = 0.1,
    inherit.aes = FALSE
  ) +
  geom_rect(
    aes(xmin = as.Date("1974-08-09"), xmax = as.Date("1977-01-20")),
    ymin = -Inf, ymax = Inf,
    fill = "white", alpha = 0.2,
    inherit.aes = FALSE
  ) +
  geom_rect(
    aes(xmin = as.Date("1977-01-20"), xmax = as.Date("1981-01-20")),
    ymin = -Inf, ymax = Inf,
    fill = "#F0F0E6", alpha = 0.1,
    inherit.aes = FALSE
  ) +
  geom_rect(
    aes(xmin = as.Date("1981-01-20"), xmax = as.Date("1989-01-20")),
    ymin = -Inf, ymax = Inf,
    fill = "white", alpha = 0.2,
    inherit.aes = FALSE
  ) +
  geom_rect(
    aes(xmin = as.Date("1989-01-20"), xmax = as.Date("1993-01-20")),
    ymin = -Inf, ymax = Inf,
    fill = "#F0F0E6", alpha = 0.1,
    inherit.aes = FALSE
  ) +
  geom_rect(
    aes(xmin = as.Date("1993-01-20"), xmax = as.Date("2001-01-20")),
    ymin = -Inf, ymax = Inf,
    fill = "white", alpha = 0.2,
    inherit.aes = FALSE
  ) + 
  geom_rect(
    aes(xmin = as.Date("2001-01-20"), xmax = as.Date("2009-01-20")),
    ymin = -Inf, ymax = Inf,
    fill = "#F0F0E6", alpha = 0.1,
    inherit.aes = FALSE
  ) +
  geom_rect(
    aes(xmin = as.Date("2009-01-20"), xmax = as.Date("2017-01-20")),
    ymin = -Inf, ymax = Inf,
    fill = "white", alpha = 0.2,
    inherit.aes = FALSE
  ) +
  geom_rect(
    aes(xmin = as.Date("2017-01-20"), xmax = as.Date("2021-01-20")),
    ymin = -Inf, ymax = Inf,
    fill = "#F0F0E6", alpha = 0.1,
    inherit.aes = FALSE
  ) +
  geom_rect(
    aes(xmin = as.Date("2021-01-20"), xmax = as.Date("2024-01-20")),
    ymin = -Inf, ymax = Inf,
    fill = "white", alpha = 0.2,
    inherit.aes = FALSE
  ) + 
  geom_line(linetype="solid", size=1.75, alpha = 1) +
  scale_color_manual(
    values = c("Hispanic" = "#a7c957", "Trust.Average"= "#ffd166"),
    name = "Ethnicity : "
  )  +
  labs(
    x = NULL,
    y =NULL,
    title = expression(paste(bold("Trust in government by Hispanic"))),
    subtitle = "% who say they trust the government to do what is right just about always/most of time",
    color = "Ethnicity:")+
  scale_x_date(
    breaks = c(fechas_deseadas, as.Date("2001-09-11"), as.Date ("2021-12-20"), as.Date("2008-01-01"), as.Date("2013-02-02"), as.Date("1995-01-01"), as.Date("1975-04-30"), as.Date("1967-04-20"), as.Date("1985-08-20")),
    labels = c(format(fechas_deseadas, "%Y"), "11 S", "COVID-19", " Inicio de Crisis del 2008", "Revelaciones de Snowden", "Atentado de Oklahoma", "Fin Guerra de Vietnam", "Asesinato de MLK.Jr", "Irangate"),
    expand = c(0.00, 0.00), 
  )+ 
  scale_y_continuous(
    limits = c(0, 100),
    breaks = seq(0, 100, by = 20),
    expand = c(0, 0)  # Ajustar el espacio entre el eje y los extremos del gráfico
  )+
  theme_minimal() +
  theme(
    plot.subtitle = element_text(size = 10, color = "grey", face = "italic"),
    plot.caption = element_text(hjust = 0, vjust = 0, color = "black", size = 10),
    legend.position = "right",
    legend.title = element_text(face = "bold", size = 10),
    legend.text = element_text(size = 10),
    legend.margin = margin(t = 0, r=-0.2, b = 0, unit = "cm"),  # Ajuste de la posición vertical
    axis.line = element_line(size = 0.5, color = "black"),
    axis.text = element_text(size = 10, color = "black"),
    axis.title = element_text(size = 12, color = "black", face = "bold"),
    panel.grid.minor = element_blank(),
    panel.grid.major.x = element_blank(),
    axis.ticks.x = element_line(size = 0.5),
    axis.ticks.y = element_line(size = 0.5),
    axis.text.x = element_text(angle = 45, hjust = 1),
    axis.text.y = element_text(angle = 0, hjust = 0.5),
    plot.background = element_rect(fill = "white"),
    plot.margin = margin(t=0.45, r= 0.5, b=0, l= 0.5, "cm"),  # Añade márgenes alrededor del gráfico
    legend.key.width = unit(1, "cm"),  # Ajusta el ancho de la clave de la leyenda
    legend.key.height = unit(1, "cm"),  # Ajusta la altura de la clave de la leyenda
    legend.spacing = unit(0.5, "cm"),  # Ajusta el espacio entre las entradas de la leyenda
    legend.box.margin = margin(0, 0, 0, 0, "cm"),
  )+
  guides(
    color = guide_legend(
      keywidth = 2, keyheight = 0.2,  # Ajustes de ancho y alto de las muestras de color
      title.position = "top",  # Coloca el título de la leyenda en la parte superior
      label.position = "top",  # Coloca las etiquetas de la leyenda en la parte inferior
      ncol = 1 # Número de columnas en la leyenda
    )
  ) +
  geom_text(aes(x = as.Date("1958-12-01"), y = 90), label = "Eisenhower", vjust = -1, hjust = 0.2, size = 3, angle = -90, color = "#bf3927") +
  geom_text(aes(x = as.Date("1961-01-20"), y = 90), label = "Kennedy", vjust = -1, hjust = 0.2, size = 3, angle = -90, color = "#436983") +
  geom_text(aes(x = as.Date("1963-11-22"), y = 90), label = "Johnson", vjust = -1, hjust = 0.2, size = 3, angle = -90, color = "#436983") +
  geom_text(aes(x = as.Date("1969-01-20"), y = 90), label = "Nixon", vjust = -1, hjust = 0.2, size = 3, angle = -90, color = "#bf3927") +
  geom_text(aes(x = as.Date("1974-08-09"), y = 90), label = "Ford", vjust = -1, hjust = 0.2, size = 3, angle = -90, color = "#bf3927") +
  geom_text(aes(x = as.Date("1977-01-20"), y = 90), label = "Carter", vjust = -1, hjust = 0.2, size = 3, angle = -90, color = "#436983") +
  geom_text(aes(x = as.Date("1981-01-20"), y = 90), label = "Reagan", vjust = -1, hjust = 0.2, size = 3, angle = -90, color = "#bf3927") +
  geom_text(aes(x = as.Date("1989-01-20"), y = 90), label = "H.W. Bush", vjust = -1, hjust = 0.2, size = 3, angle = -90, color = "#bf3927") +
  geom_text(aes(x = as.Date("1993-01-20"), y = 90), label = "Clinton", vjust = -1, hjust = 0.2, size = 3, angle = -90, color = "#436983") +
  geom_text(aes(x = as.Date("2001-01-20"), y = 90), label = "W. Bush", vjust = -1, hjust = 0.2, size = 3, angle = -90, color = "#bf3927") +
  geom_text(aes(x = as.Date("2009-01-20"), y = 90), label = "Obama", vjust = -1, hjust = 0.2, size = 3, angle = -90, color = "#436983") +
  geom_text(aes(x = as.Date("2017-01-20"), y = 90), label = "Trump", vjust = -1, hjust = 0.2, size = 3, angle = -90, color = "#bf3927") +
  geom_text(aes(x = as.Date("2021-01-20"), y = 90), label = "Biden", vjust = -1, hjust = 0.2, size = 3, angle = -90, color = "#436983")
Hispanic
## ---- chunk 15
grid.arrange(White, Black, Asian, Hispanic, nrow=2 ,ncol = 2)
